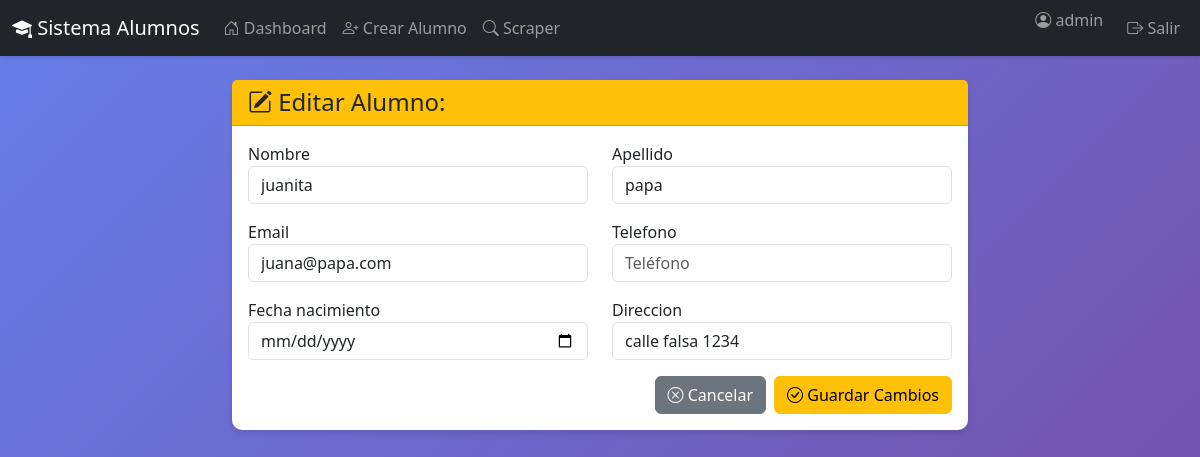
The page /alumnos/editar/1/ (signed in) on the database its author committed.
### alumnos/models.py (models this page shows, shortened)
class Alumno(models.Model):
    usuario = models.ForeignKey(User, on_delete=models.CASCADE, related_name='alumnos')
    nombre = models.CharField(max_length=100)
    apellido = models.CharField(max_length=100)
    email = models.EmailField()
    telefono = models.CharField(max_length=20, blank=True)
    fecha_nacimiento = models.DateField()
    direccion = models.CharField(max_length=200)
    fecha_registro = models.DateTimeField(auto_now_add=True)
    class Meta:
        ordering = ['-fecha_registro']
        verbose_name = 'Alumno'
        verbose_name_plural = 'Alumnos'

### alumnos/views.py (the view)
# urls.py: path('editar/<int:pk>/', views.editar_alumno, name='editar_alumno'),
@login_required
def editar_alumno(request, pk):
    alumno = get_object_or_404(Alumno, pk=pk, usuario=request.user)
    if request.method == 'POST':
        form = AlumnoForm(request.POST, instance=alumno)
        if form.is_valid():
            form.save()
            messages.success(request, f'Alumno {alumno.nombre_completo} actualizado exitosamente')
            return redirect('alumnos:dashboard')
    else:
        form = AlumnoForm(instance=alumno)
    return render(request, 'alumnos/editar_alumno.html', {'form': form, 'titulo': 'Editar Alumno'})

### alumnos/forms.py
class AlumnoForm(forms.ModelForm):
    class Meta:
        model = Alumno
        fields = ['nombre', 'apellido', 'email', 'telefono', 'fecha_nacimiento', 'direccion']
        widgets = {
            'nombre': forms.TextInput(attrs={'class': 'form-control', 'placeholder': 'Nombre'}),
            'apellido': forms.TextInput(attrs={'class': 'form-control', 'placeholder': 'Apellido'}),
            'email': forms.EmailInput(attrs={'class': 'form-control', 'placeholder': 'Email'}),
            'telefono': forms.TextInput(attrs={'class': 'form-control', 'placeholder': 'Teléfono'}),
            'fecha_nacimiento': forms.DateInput(attrs={'class': 'form-control', 'type': 'date'}),
            'direccion': forms.TextInput(attrs={'class': 'form-control', 'placeholder': 'Dirección'}),
        }

### templates/alumnos/editar_alumno.html (shortened to what this page needs)
{% extends 'base.html' %}
{% block content %}
<div class="row justify-content-center">
    <div class="col-md-8">
        <div class="card">
            <div class="card-header bg-warning">
                <h4 class="mb-0">
                    <i class="bi bi-pencil-square"></i> Editar Alumno: {{ alumno.nombre_completo }}
                </h4>
            </div>
            <div class="card-body">
                <form method="post">
                    <div class="row">
                        <div class="col-md-6 mb-3">
                            <label>{{ form.nombre.label }}</label>
                            {{ form.nombre }}
                        </div>
                        <div class="col-md-6 mb-3">
                            <label>{{ form.apellido.label }}</label>
                            {{ form.apellido }}
                        </div>
                    </div>
                    <div class="row">
                        <div class="col-md-6 mb-3">
                            <label>{{ form.email.label }}</label>
                            {{ form.email }}
                        </div>
                        <div class="col-md-6 mb-3">
                            <label>{{ form.telefono.label }}</label>
                            {{ form.telefono }}
                        </div>
                    </div>
                    <div class="row">
                        <div class="col-md-6 mb-3">
                            <label>{{ form.fecha_nacimiento.label }}</label>
                            {{ form.fecha_nacimiento }}
                        </div>
                        <div class="col-md-6 mb-3">
                            <label>{{ form.direccion.label }}</label>
                            {{ form.direccion }}
                        </div>
                    </div>
                    <div class="d-grid gap-2 d-md-flex justify-content-md-end">
                        <a href="{% url 'alumnos:dashboard' %}" class="btn btn-secondary">
                            <i class="bi bi-x-circle"></i> Cancelar
                        </a>
                        <button type="submit" class="btn btn-warning">
                            <i class="bi bi-check-circle"></i> Guardar Cambios
                        </button>
                    </div>
                </form>
            </div>
        </div>
    </div>
</div>
{% endblock %}

### templates/base.html (shortened to what this page needs)
<!DOCTYPE html>
<html lang="es">
<head>
    <link href="https://cdn.jsdelivr.net/npm/bootstrap@5.3.0/dist/css/bootstrap.min.css" rel="stylesheet">
    <link rel="stylesheet" href="https://cdn.jsdelivr.net/npm/bootstrap-icons@1.11.0/font/bootstrap-icons.css">
</head>
<body>
    {% if user.is_authenticated %}
    <nav class="navbar navbar-expand-lg navbar-dark bg-dark">
        <div class="container-fluid">
            <a class="navbar-brand" href="{% url 'alumnos:dashboard' %}">
                <i class="bi bi-mortarboard-fill"></i> Sistema Alumnos
            </a>
            <div class="collapse navbar-collapse" id="navbarNav">
                <ul class="navbar-nav me-auto">
                    <li class="nav-item">
                        <a class="nav-link" href="{% url 'alumnos:dashboard' %}">
                            <i class="bi bi-house-door"></i> Dashboard
                        </a>
                    </li>
                    <li class="nav-item">
                        <a class="nav-link" href="{% url 'alumnos:crear_alumno' %}">
                            <i class="bi bi-person-plus"></i> Crear Alumno
                        </a>
                    </li>
                    <li class="nav-item">
                        <a class="nav-link" href="{% url 'scraper:scraper' %}">
                            <i class="bi bi-search"></i> Scraper
                        </a>
                    </li>
                </ul>
                <ul class="navbar-nav">
                    <li class="nav-item">
                        <span class="navbar-text me-3">
                            <i class="bi bi-person-circle"></i> {{ user.username }}
                        </span>
                    </li>
                    <li class="nav-item">
                        <a class="nav-link" href="{% url 'accounts:logout' %}">
                            <i class="bi bi-box-arrow-right"></i> Salir
                        </a>
                    </li>
                </ul>
            </div>
        </div>
    </nav>
    {% endif %}
    <div class="container my-4">
        {% block content %}{% endblock %}
    </div>
</body>
</html>

### templates/base.html (style rules this page uses)
body { min-height: 100vh; background: linear-gradient(135deg, #667eea 0%, #764ba2 100%); }
.navbar { box-shadow: 0 2px 4px rgba(0,0,0,.1); }
.card { box-shadow: 0 4px 6px rgba(0,0,0,.1); border: none; border-radius: 10px; }

### rows shown on the page
Alumno: nombre "juanita", apellido "papa", email "juana@papa.com", direccion "calle falsa 1234"

### other values the page prints
{{ user.username }} "admin"
